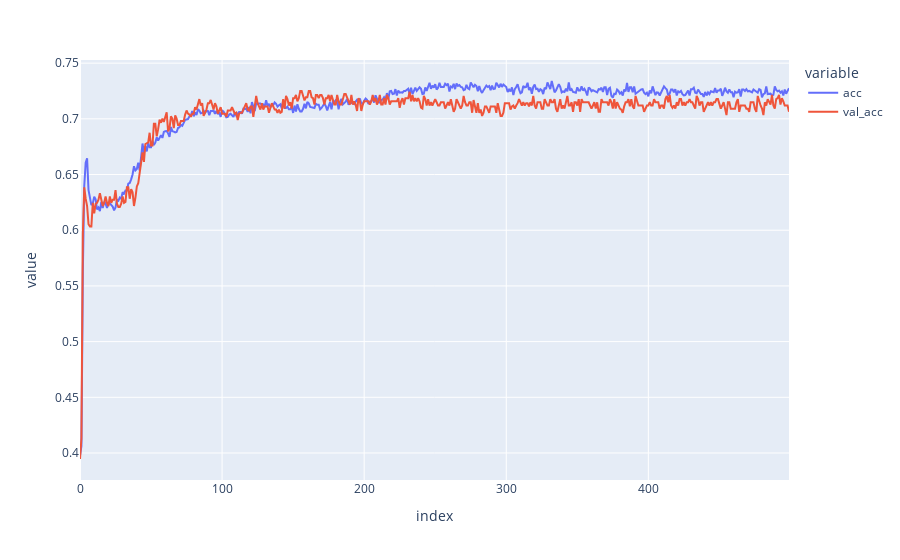

Here is the notebook cell this chart was saved with:
### Code cell
fig = px.line({'acc': acc_graph, 'val_acc': val_acc_graph})
fig.show()

### Figure 1 — Plotly figure (JSON) as saved in the notebook; plotly's stock layout.template omitted (floating-point values rounded to 4 significant figures; data arrays with more than 128 entries replaced by an {"elided": "..."} marker saying what was removed)
{"data": [{"hovertemplate": "variable=acc<br>index=%{x}<br>value=%{y}<extra></extra>", "legendgroup": "acc", "line": {"color": "#636efa", "dash": "solid"}, "marker": {"symbol": "circle"}, "mode": "lines", "name": "acc", "orientation": "v", "showlegend": true, "type": "scatter", "x": {"elided": "500 int values"}, "xaxis": "x", "y": {"elided": "500 float values"}, "yaxis": "y"}, {"hovertemplate": "variable=val_acc<br>index=%{x}<br>value=%{y}<extra></extra>", "legendgroup": "val_acc", "line": {"color": "#EF553B", "dash": "solid"}, "marker": {"symbol": "circle"}, "mode": "lines", "name": "val_acc", "orientation": "v", "showlegend": true, "type": "scatter", "x": {"elided": "500 int values"}, "xaxis": "x", "y": {"elided": "500 float values"}, "yaxis": "y"}], "layout": {"legend": {"title": {"text": "variable"}, "tracegroupgap": 0}, "margin": {"t": 60}, "xaxis": {"anchor": "y", "domain": [0, 1], "title": {"text": "index"}}, "yaxis": {"anchor": "x", "domain": [0, 1], "title": {"text": "value"}}}}
